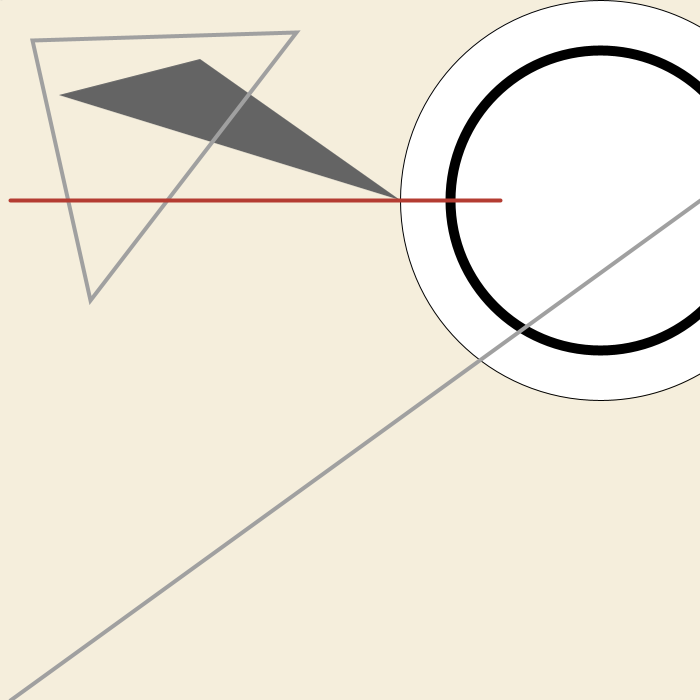
Frame 1 (no input)
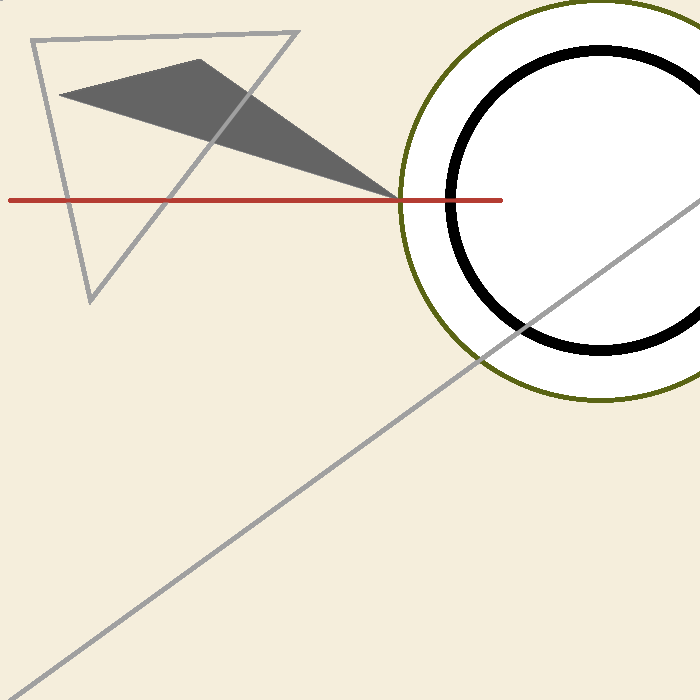
Frame 60 (the mouse pressed at the canvas centre just before this capture)
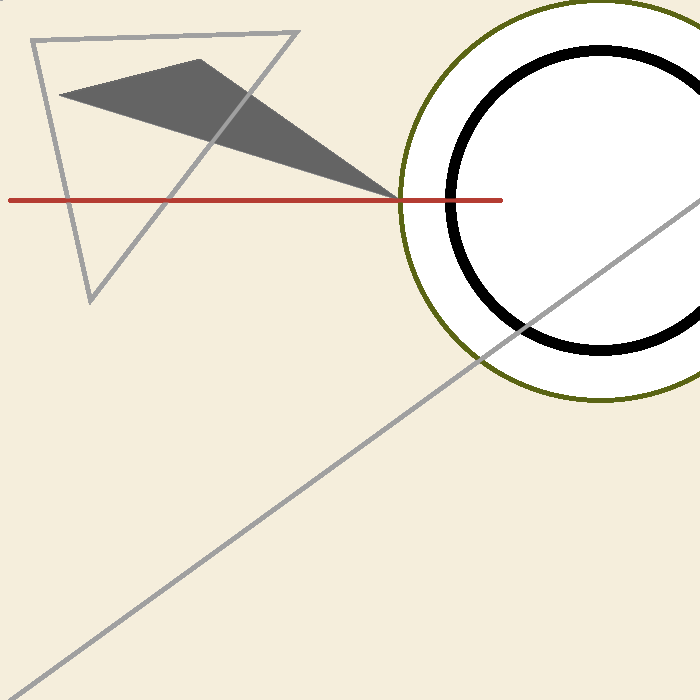
Frame 120 (the mouse held since frame 60 and released just before this capture)

The Processing sketch that drew these frames (run headless with seeded random() and noise(); from frame 60 on, the mouse is pressed at the canvas centre):

// Processing sketch: Processing_ex
// ── Processing_ex.pde


void setup(){
  size (700, 700);
  background(245, 238, 220);

  
}

void draw(){
  ellipse(600, 200, 400, 400);
    stroke(0);
    strokeWeight(10);
    fill(500, 130);
    
    
    ellipse(600, 200, 300, 300);
    stroke(153);
    strokeWeight(0);
    fill(100, 459);
    
    
    triangle(59,95,400,200,200,59);
    fill(300, 290);
    
    
    
   line(0, .33, 2, .33);
   stroke(160);
   strokeWeight(4);
   
    triangle(90, 300, 296, 32, 32, 40);
  
    line(700, 200,10, 700);
    stroke(180, 60, 50);
    
    line(500, 200, 10, 200);
    stroke(90, 100, 20);
    
    println(mouseX, mouseY);

  
  
}
